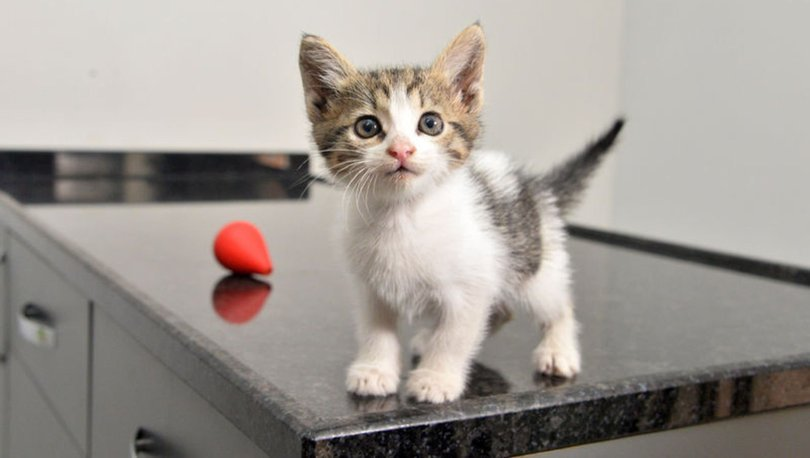
#> input picture datas/1.jpg, 810 x 458 px; its folder holds only this picture in this run
$ python preparingImages.py
#> lines starting #> are read from the running program, lines starting #| are printed output that depends on the picture
import numpy as np
import cv2

def getImage(path):
#> called with path = 'datas/1.jpg'
    return cv2.imread(path)
#> returned value is the input picture: shape (458, 810, 3); mean B, G, R 147.5, 153.2, 159.5

x = np.array([])

#Getting all images then reshaping them to 128x128x3 (3 means RGB)
for i in range(60):
    path = 'datas/{}.jpg'.format(i+1)

    image = getImage(path)

    image = cv2.resize(image, (128, 128))
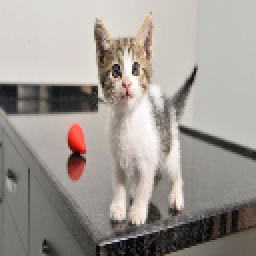
#> image: shape (128, 128, 3) (shown 2 times larger); mean B, G, R 147.3, 153.1, 159.4
#> (the run stopped early here; a loop or call above may not have finished)
